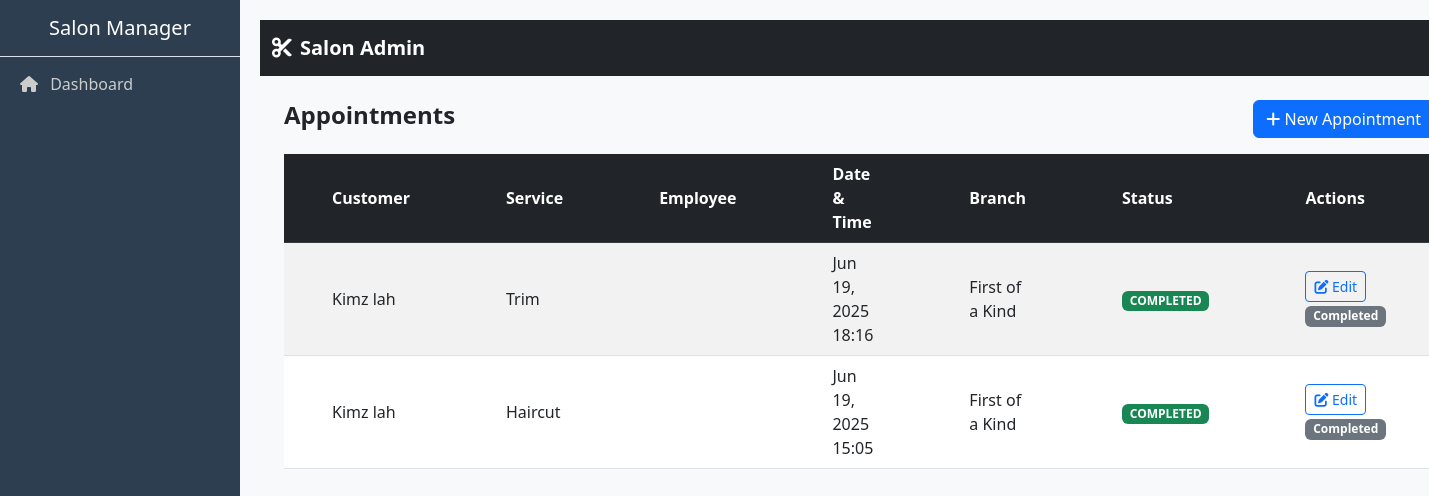
Page /appointments/ on the earlier database version.
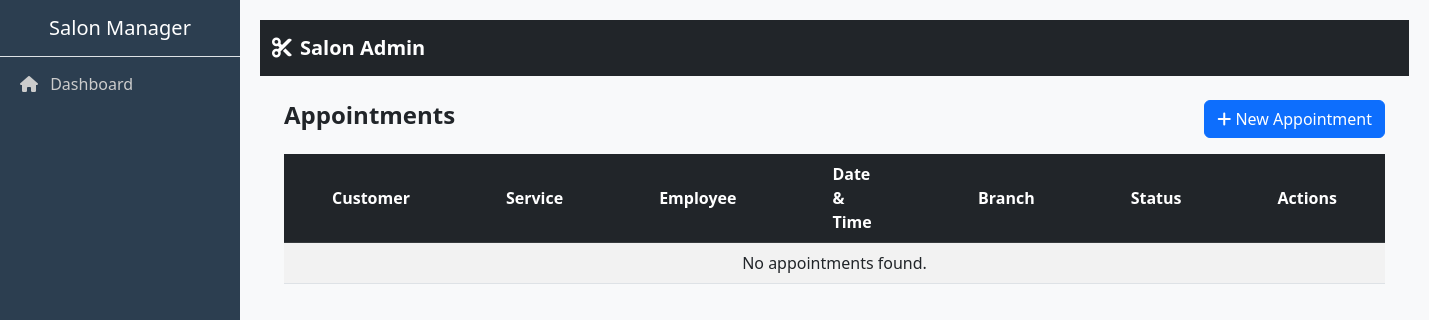
Same page on the later database version.
### system/models.py (models this page shows, shortened)
class Appointment(models.Model):
    customer = models.ForeignKey('Customer', on_delete=models.CASCADE)
    branch = models.ForeignKey(Branch, on_delete=models.CASCADE)
    service = models.ForeignKey('Service', on_delete=models.CASCADE)
    employee = models.ForeignKey(Employee, on_delete=models.CASCADE)
    date_time = models.DateTimeField()
    status = models.CharField(max_length=20, choices=[('BOOKED', 'Booked'), ('COMPLETED', 'Completed'), ('CANCELLED', 'Cancelled')], default='BOOKED')
    created_at = models.DateTimeField(auto_now_add=True)

class Customer(models.Model):
    GENDER_CHOICES = [
        ('MALE', 'Male'),
        ('FEMALE', 'Female'),
    ]
    business = models.ForeignKey(Business, on_delete=models.CASCADE)
    created_by = models.ForeignKey(User, on_delete=models.SET_NULL, null=True, blank=True, related_name='created_customers')
    name = models.CharField(max_length=100)
    phone = models.CharField(max_length=15)
    email = models.EmailField(blank=True, null=True)
    address = models.TextField(blank=True, null=True)
    gender = models.CharField(max_length=6, choices=GENDER_CHOICES, default='MALE')
    preferences = models.TextField(blank=True, null=True)
    join_date = models.DateField(auto_now_add=True)
    loyalty_points = models.FloatField(default=0)

class Service(models.Model):
    branch = models.ForeignKey(Branch, on_delete=models.CASCADE)
    name = models.CharField(max_length=100)
    price = models.DecimalField(max_digits=10, decimal_places=2)
    is_active = models.BooleanField(default=True)

class Branch(models.Model):
    business = models.ForeignKey(Business, on_delete=models.CASCADE)
    name = models.CharField(max_length=100)
    address = models.TextField()
    phone = models.CharField(max_length=15)

### system/views.py (the view)
# urls.py: path('appointments/', views.appointment_list, name='appointment_list'),
def appointment_list(request):
    appointments = Appointment.objects.select_related('customer', 'service', 'employee', 'branch').order_by('-date_time')
    return render(request, 'system/appointment_list.html', {'appointments': appointments})

### system/templatetags/role_extras.py (called while the page is built)
@register.filter
def has_feature(role, feature_code):
    if not role:
        return False
    return role.features.filter(code=feature_code).exists()

### system/templates/system/appointment_list.html (shortened to what this page needs)
{% extends 'system/base.html' %}
{% block content %}
<div class="container-fluid mt-4">
  <div class="d-flex justify-content-between align-items-center mb-3">
    <h4 class="fw-bold">Appointments</h4>
    <a href="{% url 'add_appointment' %}" class="btn btn-primary">
      <i class="fas fa-plus"></i> New Appointment
    </a>
  </div>
  <div class="table-responsive">
    <table class="table table-striped align-middle">
      <thead class="table-dark">
        <tr>
          <th>Customer</th>
          <th>Service</th>
          <th>Employee</th>
          <th>Date & Time</th>
          <th>Branch</th>
          <th>Status</th>
          <th>Actions</th>
        </tr>
      </thead>
      <tbody>
        {% for appt in appointments %}
        <tr>
          <td>{{ appt.customer.name }}</td>
          <td>{{ appt.service.name }}</td>
          <td>{{ appt.employee.user.username }}</td>
          <td>{{ appt.date_time|date:"M d, Y H:i" }}</td>
          <td>{{ appt.branch.name }}</td>
          <td>
            <span class="badge bg-{{ appt.status|lower|yesno:'success,secondary,danger' }}">
              {{ appt.status }}
            </span>
          </td>
          <td>
            <a href="{% url 'edit_appointment' appt.id %}" class="btn btn-sm btn-outline-primary">
              <i class="fas fa-edit"></i> Edit
            </a>
            {% if appt.status != 'COMPLETED' %}
            <a href="{% url 'complete_appointment' appt.id %}" class="btn btn-sm btn-success">
              <i class="fas fa-check"></i> Complete & Pay
            </a>
            {% else %}
            <span class="badge bg-secondary">Completed</span>
            {% endif %}
          </td>
        </tr>
        {% empty %}
        <tr>
          <td colspan="7" class="text-center">No appointments found.</td>
        </tr>
        {% endfor %}
      </tbody>
    </table>
  </div>
</div>
{% endblock %}

### system/templates/system/base.html (shortened to what this page needs)
{% load static %}
{% load role_extras %}
<!DOCTYPE html>
<html lang="en">
<head>
  <link href="https://cdn.jsdelivr.net/npm/bootstrap@5.3.0-alpha1/dist/css/bootstrap.min.css" rel="stylesheet"/>
  <link href="https://cdnjs.cloudflare.com/ajax/libs/font-awesome/6.0.0-beta3/css/all.min.css" rel="stylesheet"/>
</head>
<body>
<div class="d-flex">
  <nav class="sidebar">
    <div class="p-3 text-center border-bottom">
      <h5 class="mb-0">Salon Manager</h5>
    </div>
    <a href="{% url 'dashboard' %}"><i class="fas fa-home me-2"></i> Dashboard</a>
  </nav>
  <div class="content">
    <nav class="navbar navbar-expand-lg navbar-dark bg-dark">
      <div class="container-fluid">
        <a class="navbar-brand" href="#"><i class="fas fa-scissors me-2"></i>Salon Admin</a>
      </div>
    </nav>
    <div class="container-fluid mt-4">
      {% block content %}
      {% endblock %}
    </div>
  </div>
</div>
</body>
</html>

### system/templates/system/base.html (style rules this page uses)
body { font-family: 'Segoe UI', Tahoma, Geneva, Verdana, sans-serif; background-color: #f8f9fa; }
.sidebar { height: 100vh; background-color: #2c3e50; color: #fff; position: fixed; width: 240px; overflow-y: auto; }
.sidebar a { color: #ccc; text-decoration: none; display: block; padding: 15px 20px; transition: background 0.3s, color 0.3s; }
.content { margin-left: 240px; padding: 20px; }
.navbar-brand { color: #fff !important; font-weight: bold; }

### system/templates/system/appointment_list.html (style rules this page uses)
.table th, .table td { vertical-align: middle; padding-left: 3rem; padding-right: 3rem; }

Differences in the rows shown:
removed Appointment: customer.name "Kimz lah", service.name "Trim", date_time "Jun 19, 2025 18:16", branch.name "First of a Kind", status "COMPLETED", shows "Completed"
removed Appointment: customer.name "Kimz lah", service.name "Haircut", date_time "Jun 19, 2025 15:05", branch.name "First of a Kind", status "COMPLETED", shows "Completed"
Other differences:
text now shown: "No appointments found."
